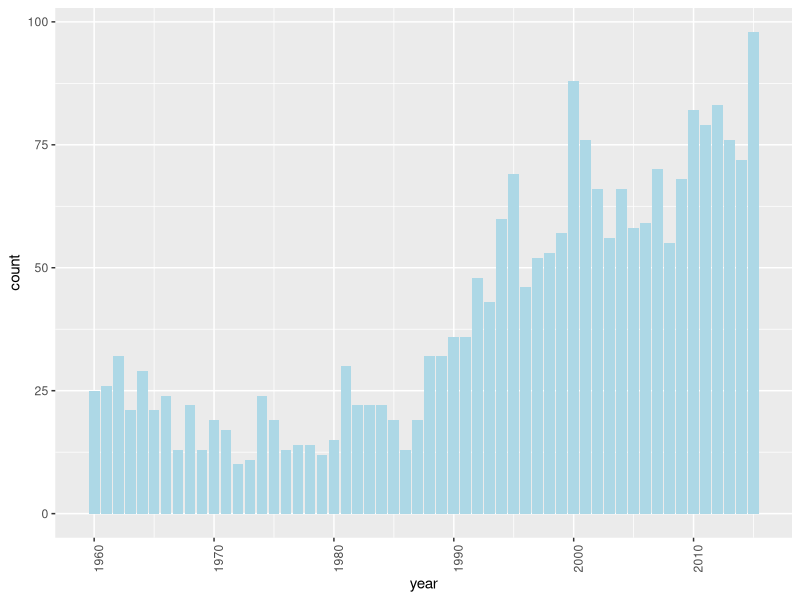
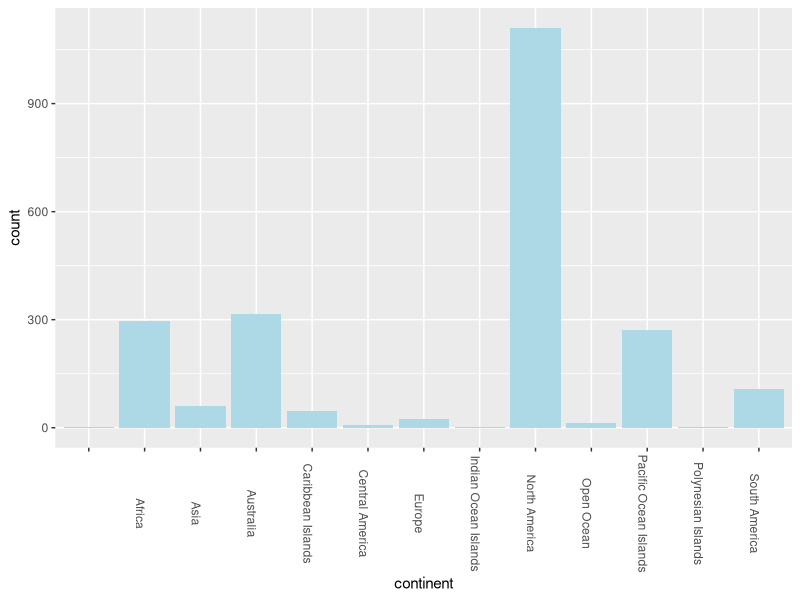
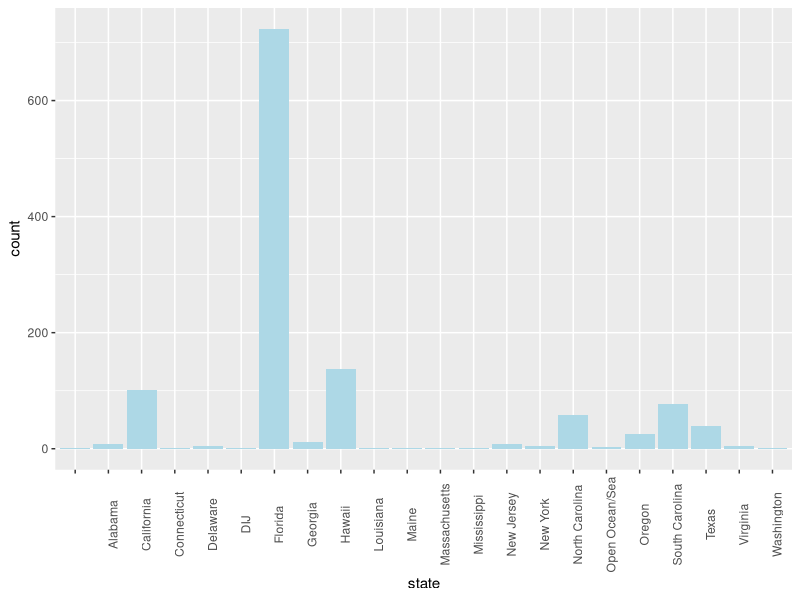
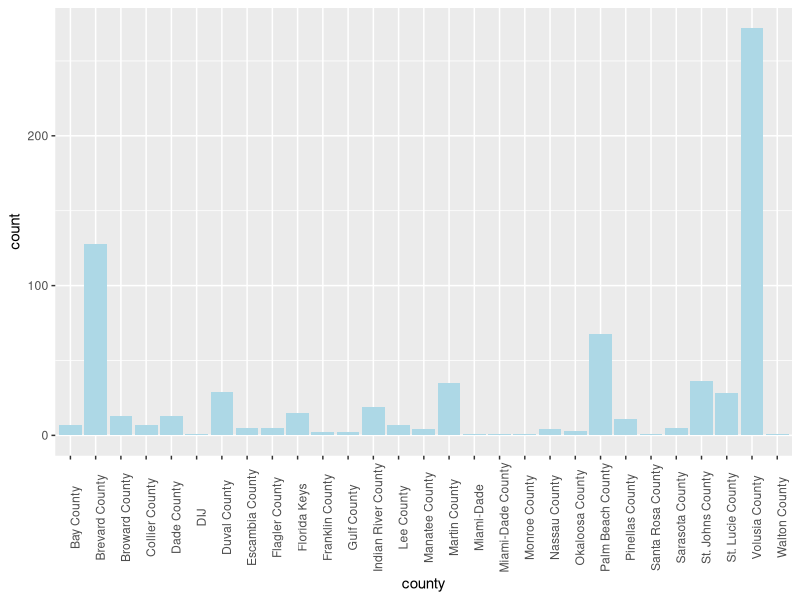

These charts were generated, in order, by the following R code:
## ---- chunk 1


#loading packages to use

library(dplyr)
library(ggplot2)


## ---- chunk 2
# I inserted my shark attack data by using read.csv and used the include = FALSE function so it would not show up on my slides after I knit it 

SharkAttackdata <- read.csv("../data/SharkAttackdata.csv")

## ---- chunk 3
# I used echo = FALSE so that the code would not show up when I did not want it to and include = FALSE so that it would not show up this time 
knitr::opts_chunk$set(
  echo = FALSE
)
## ---- chunk 4
# i used knitr kable function to show the first five values of my shark attack data table in a more aestetically pleasing way
knitr::kable(
  SharkAttackdata [1:5, ], 
  caption = "Shark Attack Data")

## ---- chunk 5
# I used ggplot to create a frequency barplot and got help from the grad students to make the appropriate ticks in the axis that were consistant 
ggplot(SharkAttackdata, aes(year)) +
  geom_bar(fill="light blue") + 
   theme(legend.position = "bottom") +
    theme(legend.direction = "vertical") +
    theme(axis.text.x = element_text(angle = 90))+
  scale_x_continuous( breaks=pretty(SharkAttackdata$year))
## ---- chunk 6
# I inserted the bar graph i made last week

ggplot(SharkAttackdata, aes(continent),color = blue) +
  geom_bar(fill="light blue") +
   theme(legend.position = "bottom") +
    theme(legend.direction = "vertical") +
    theme(axis.text.x = element_text(angle = -90))
## ---- chunk 7
# filtering data by country (USA) and then making a bar plot organized by state

USdata <- filter(SharkAttackdata, country == "USA")

ggplot(USdata, aes(state)) +
  geom_bar(fill="light blue") + 
   theme(legend.position = "bottom") +
    theme(legend.direction = "vertical") +
    theme(axis.text.x = element_text(angle = 90))
## ---- chunk 8

#taking the data I just filtered and filtering it again to just get the florida data organized by county
Floridaadata <- filter(USdata, state == "Florida")


ggplot(Floridaadata, aes(county)) +
  geom_bar(fill="light blue") + 
   theme(legend.position = "bottom") +
    theme(legend.direction = "vertical") +
    theme(axis.text.x = element_text(angle = 90))
